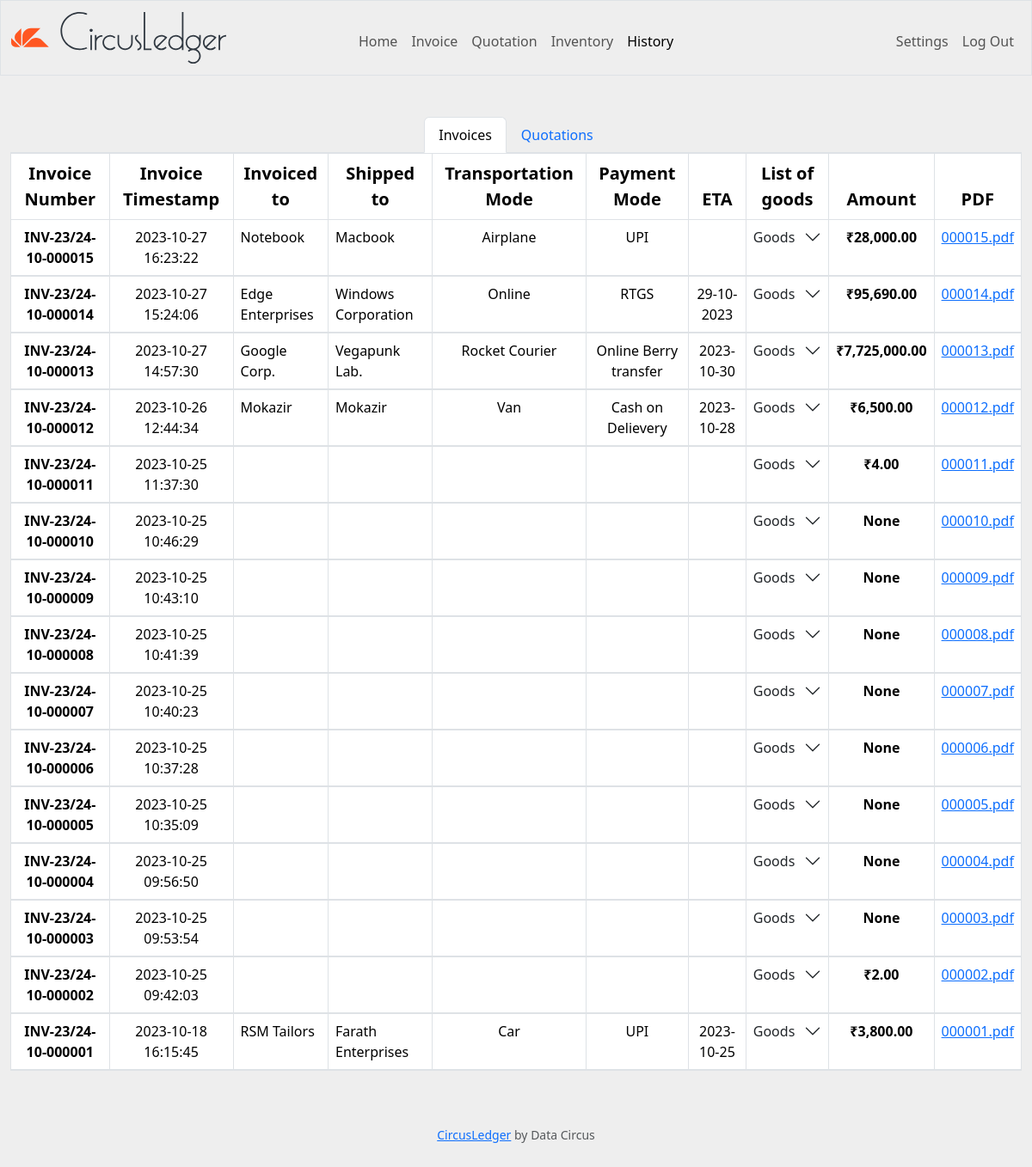
Screenshot of /history (signed in) with the database file from the repository.
### tables this page shows
CREATE TABLE "history_goods" (
	"history_id"	INTEGER NOT NULL,
	"goods_id"	INTEGER NOT NULL,
	"qty"	REAL NOT NULL,
	"amount"	REAL NOT NULL,
	FOREIGN KEY("history_id") REFERENCES "history"("id") ON DELETE CASCADE,
	FOREIGN KEY("goods_id") REFERENCES "goods"("id") ON DELETE CASCADE
);

CREATE TABLE "history" (
	"id"	INTEGER NOT NULL UNIQUE,
	"bill_num"	INTEGER NOT NULL,
	"bill_timestamp"	TIMESTAMP DEFAULT CURRENT_TIMESTAMP,
	"type"	TEXT NOT NULL,
	"billed_to"	INTEGER,
	"shipped_to"	INTEGER,
	"transport"	TEXT,
	"payment"	TEXT,
	"eta"	TEXT,
	"amount"	REAL NOT NULL,
	"pdf"	BLOB NOT NULL,
	"company_id"	INTEGER NOT NULL,
	"user_id"	INTEGER NOT NULL,
	FOREIGN KEY("company_id") REFERENCES "companies"("id") ON DELETE CASCADE,
	FOREIGN KEY("shipped_to") REFERENCES "beneficiaries"("id") ON DELETE CASCADE,
	PRIMARY KEY("id" AUTOINCREMENT),
	FOREIGN KEY("user_id") REFERENCES "users"("id") ON DELETE CASCADE,
	FOREIGN KEY("billed_to") REFERENCES "beneficiaries"("id") ON DELETE CASCADE
);

CREATE TABLE "beneficiaries" (
	"id"	INTEGER NOT NULL UNIQUE,
	"name"	TEXT NOT NULL,
	"addrBnm"	TEXT,
	"addrBno"	TEXT,
	"addrFlno"	TEXT,
	"addrSt"	TEXT,
	"addrLoc"	TEXT,
	"addrDist"	TEXT,
	"addrState"	TEXT,
	"addrPncd"	TEXT,
	"phno1"	TEXT,
	"phno2"	TEXT,
	"gstin"	TEXT,
	"company_id"	INTEGER NOT NULL,
	"added_at"	TIMESTAMP DEFAULT CURRENT_TIMESTAMP,
	"added_by"	INTEGER NOT NULL,
	FOREIGN KEY("company_id") REFERENCES "companies"("id") ON DELETE CASCADE,
	FOREIGN KEY("added_by") REFERENCES "users"("id") ON DELETE CASCADE,
	PRIMARY KEY("id" AUTOINCREMENT)
);

### app.py (the view)
@app.route("/history")
@login_required
def history():
    query = """
    SELECT
        h.id,
        h.bill_num,
        h.bill_timestamp,
        h.type,
        b1.name AS billed_to,
        b2.name AS shipped_to,
        h.transport,
        h.payment,
        h.eta,
        h.amount,
        g.descp,
        g.hsn_sac,
        g.uom,
        g.rate,
        g.gst,
        hg.qty,
        hg.amount AS good_amount
    FROM
        history AS h
        LEFT JOIN beneficiaries AS b1 ON h.billed_to = b1.id
        LEFT JOIN beneficiaries AS b2 ON h.shipped_to = b2.id
        LEFT JOIN history_goods AS hg ON h.id = hg.history_id
        LEFT JOIN goods AS g ON hg.goods_id = g.id
    WHERE
        h.company_id = ?
    ORDER BY
        h.id DESC;
    """
    try:
        history_list = db.execute(query, session["company_id"])
    except Exception as e:
        return apology(
            f"Something went wrong, please try again.\nError-code: HIST-BILL-RET-{type(e).__name__}.\nDEV-INFO: {e.args}",
            500,
        )
    invoice_list = []
    quotation_list = []
    current_history_id = None
    for history in history_list:
        if history["id"] != current_history_id:
            current_history_id = history["id"]
            entry = {
                "id": history["id"],
                "bill_num": bill_num_formatr(
                    history["type"], history["bill_timestamp"], history["bill_num"]
                ),
                "bill_timestamp": history["bill_timestamp"],
                "billed_to": history["billed_to"] or "",
                "shipped_to": history["shipped_to"] or "",
                "transport": history["transport"] or "",
                "payment": history["payment"] or "",
                "eta": history["eta"] or "",
                "amount": history["amount"],
                "list_of_goods": [],
            }
            if history["type"] == "Invoice":
                invoice_list.append(entry)
            else:
                quotation_list.append(entry)
        entry["list_of_goods"].append(
            {
                "descp": history["descp"],
                "hsn_sac": history["hsn_sac"] or "",
                "uom": history["uom"] or "",
                "rate": history["rate"],
                "gst": history["gst"],
                "qty": history["qty"],
                "amount": history["good_amount"],
            }
        )
    return render_template(
        "history.html",
        invoice_list=invoice_list,
        quotation_list=quotation_list,
        historynav=activepage,
    )

### app.py (called while the page is built)
@app.after_request
def after_request(response):
    response.headers["Cache-Control"] = "no-cache, no-store, must-revalidate"
    response.headers["Expires"] = 0
    response.headers["Pragma"] = "no-cache"
    return response

### helpers.py (called while the page is built)
def login_required(f):
    @wraps(f)
    def decorated_function(*args, **kwargs):
        if not session.get("user_id"):
            return redirect("/login")
        if not session.get("company_id"):
            return redirect("/compregister")
        return f(*args, **kwargs)
    return decorated_function

def inr(value):
    if value:
        return f"₹{value:,.2f}"

def bill_num_formatr(bill_type, bill_timestamp, bill_num):
    current_bill_month = int(bill_timestamp[5:7])
    current_bill_year = int(bill_timestamp[2:4])
    current_bill_year = (
        f"{current_bill_year}/{current_bill_year + 1}"
        if current_bill_month > 3
        else f"{current_bill_year - 1}/{current_bill_year}"
    )
    current_bill_type = "INV" if bill_type == "Invoice" else "EST"
    return f"{current_bill_type}-{current_bill_year}-{str(current_bill_month).zfill(2)}-{str(bill_num).zfill(6)}"

### templates/history.html (shortened to what this page needs)
{% extends "layout.html" %} {% block title %} History {% endblock %} {% block main %}
<div class="flex-grow-1 container-fluid">
	<nav>
		<div class="nav nav-tabs justify-content-center" id="history-nav-tab" role="tablist">
			<button
				class="nav-link active"
				id="invoices-tab"
				data-bs-toggle="tab"
				data-bs-target="#invoices"
				type="button"
				role="tab"
				aria-controls="invoices"
				aria-selected="true">
				Invoices
			</button>
			<button
				class="nav-link"
				id="quotations-tab"
				data-bs-toggle="tab"
				data-bs-target="#quotations"
				type="button"
				role="tab"
				aria-controls="quotations"
				aria-selected="false">
				Quotations
			</button>
		</div>
	</nav>
	<div class="tab-content text-center">
		<div class="tab-pane fade show active" id="invoices" role="tabpanel" aria-labelledby="invoices-tab" tabindex="0">
			<div class="table-responsive">
				<table class="table table-bordered">
					<thead>
						<tr>
							<th scope="col" class="fs-5">Invoice Number</th>
							<th scope="col" class="fs-5">Invoice Timestamp</th>
							<th scope="col" class="fs-5">Invoiced to</th>
							<th scope="col" class="fs-5">Shipped to</th>
							<th scope="col" class="fs-5">Transportation Mode</th>
							<th scope="col" class="fs-5">Payment Mode</th>
							<th scope="col" class="fs-5">ETA</th>
							<th scope="col" class="fs-5">List of goods</th>
							<th scope="col" class="fs-5">Amount</th>
							<th scope="col" class="fs-5">PDF</th>
						</tr>
					</thead>
					<tbody>
						{% for invoice in invoice_list %}
						<tr>
							<th scope="row">{{ invoice.bill_num }}</th>
							<td>{{ invoice.bill_timestamp }}</td>
							<td class="text-start">{{ invoice.billed_to }}</td>
							<td class="text-start">{{ invoice.shipped_to }}</td>
							<td>{{ invoice.transport }}</td>
							<td>{{ invoice.payment }}</td>
							<td>{{ invoice.eta }}</td>
							<td class="p-0">
								<div class="accordion accordion-flush">
									<button
										class="accordion-button collapsed p-2"
										type="button"
										data-bs-toggle="collapse"
										data-bs-target="#invoice{{ loop.index }}"
										aria-expanded="false"
										aria-controls="invoice{{ loop.index }}">
										Goods
									</button>
								</div>
							</td>
							<td class="fw-semibold">{{ invoice.amount | inr }}</td>
							<td>
								<a href="{{ url_for('download_pdf', pdf_id=invoice.id) }}"
									>{{ "%s%s" % (invoice.bill_num[-6:], ".pdf") }}</a
								>
							</td>
						</tr>
						<tr>
							<td colspan="11" class="p-0">
							</td>
						</tr>
						{% endfor %}
					</tbody>
				</table>
			</div>
		</div>
	</div>
</div>
{% endblock %}

### static/styles.css (style rules this page uses)
body { background-color: #eeeeee; }

### rows the page displays
history_goods: bill_num "INV-23/24-10-000015", bill_timestamp "2023-10-27 16:23:22", billed_to "Notebook", shipped_to "Macbook", transport "Airplane", payment "UPI", amount|inr "₹28,000.00"
history: bill_num "000015.pdf"
history_goods: bill_num "INV-23/24-10-000014", bill_timestamp "2023-10-27 15:24:06", billed_to "Edge Enterprises", shipped_to "Windows Corporation", transport "Online", payment "RTGS", eta "29-10-2023", amount|inr "₹95,690.00"
history: bill_num "000014.pdf"
history_goods: bill_num "INV-23/24-10-000013", bill_timestamp "2023-10-27 14:57:30", billed_to "Google Corp.", shipped_to "Vegapunk Lab.", transport "Rocket Courier", payment "Online Berry transfer", eta "2023-10-30", amount|inr "₹7,725,000.00"
history: bill_num "000013.pdf"
history_goods: bill_num "INV-23/24-10-000012", bill_timestamp "2023-10-26 12:44:34", billed_to "Mokazir", shipped_to "Mokazir", transport "Van", payment "Cash on Delievery", eta "2023-10-28", amount|inr "₹6,500.00"
history: bill_num "000012.pdf"
history_goods: bill_num "INV-23/24-10-000011", bill_timestamp "2023-10-25 11:37:30", amount|inr "₹4.00"
history: bill_num "000011.pdf"
history: bill_num "INV-23/24-10-000010", bill_timestamp "2023-10-25 10:46:29", amount|inr "None", bill_num "000010.pdf"
history: bill_num "INV-23/24-10-000009", bill_timestamp "2023-10-25 10:43:10", amount|inr "None", bill_num "000009.pdf"
history: bill_num "INV-23/24-10-000008", bill_timestamp "2023-10-25 10:41:39", amount|inr "None", bill_num "000008.pdf"
history: bill_num "INV-23/24-10-000007", bill_timestamp "2023-10-25 10:40:23", amount|inr "None", bill_num "000007.pdf"
history: bill_num "INV-23/24-10-000006", bill_timestamp "2023-10-25 10:37:28", amount|inr "None", bill_num "000006.pdf"
history: bill_num "INV-23/24-10-000005", bill_timestamp "2023-10-25 10:35:09", amount|inr "None", bill_num "000005.pdf"
history: bill_num "INV-23/24-10-000004", bill_timestamp "2023-10-25 09:56:50", amount|inr "None", bill_num "000004.pdf"
history: bill_num "INV-23/24-10-000003", bill_timestamp "2023-10-25 09:53:54", amount|inr "None", bill_num "000003.pdf"
history: bill_num "INV-23/24-10-000002", bill_timestamp "2023-10-25 09:42:03", amount|inr "₹2.00", bill_num "000002.pdf"
history_goods: bill_num "INV-23/24-10-000001", bill_timestamp "2023-10-18 16:15:45", billed_to "RSM Tailors", shipped_to "Farath Enterprises", transport "Car", payment "UPI", eta "2023-10-25", amount|inr "₹3,800.00"
history: bill_num "000001.pdf"
